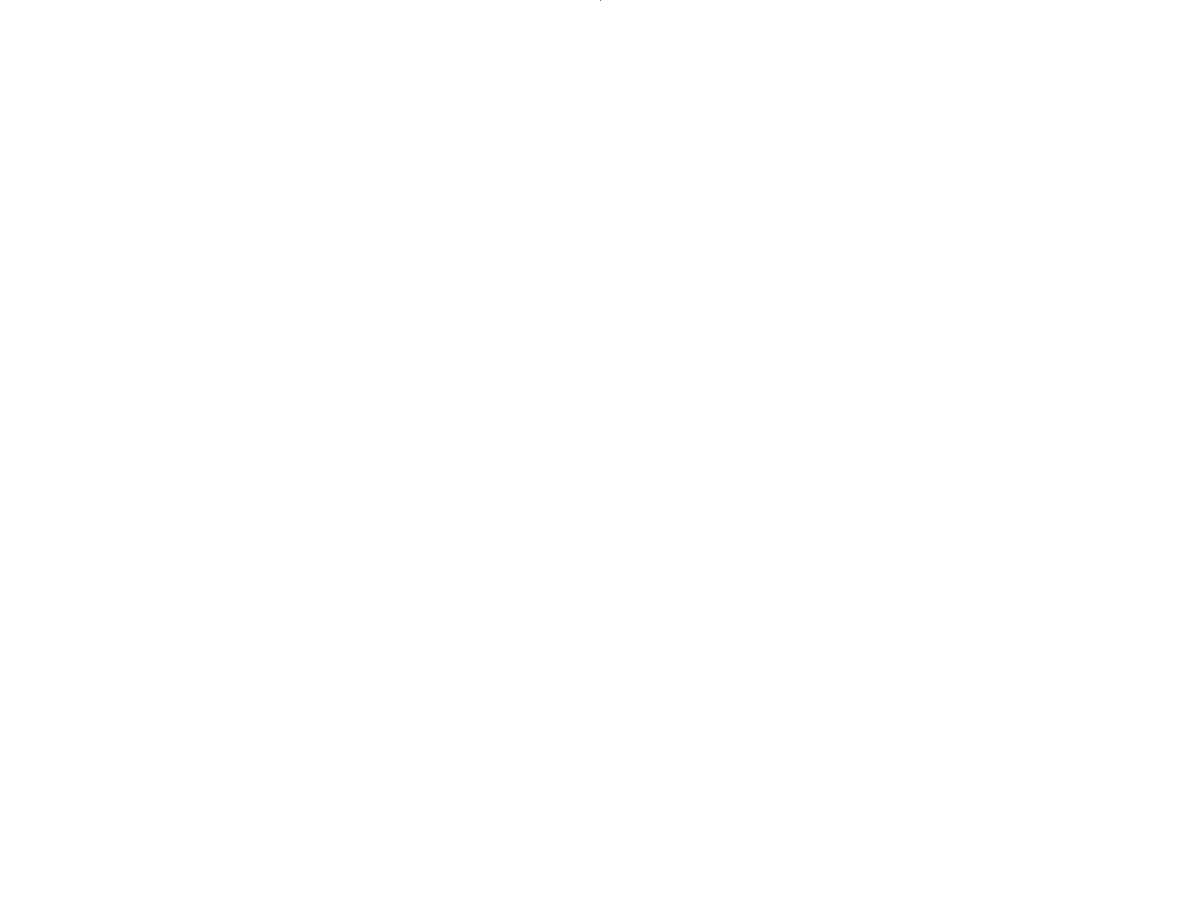
Frame 1 (no input)
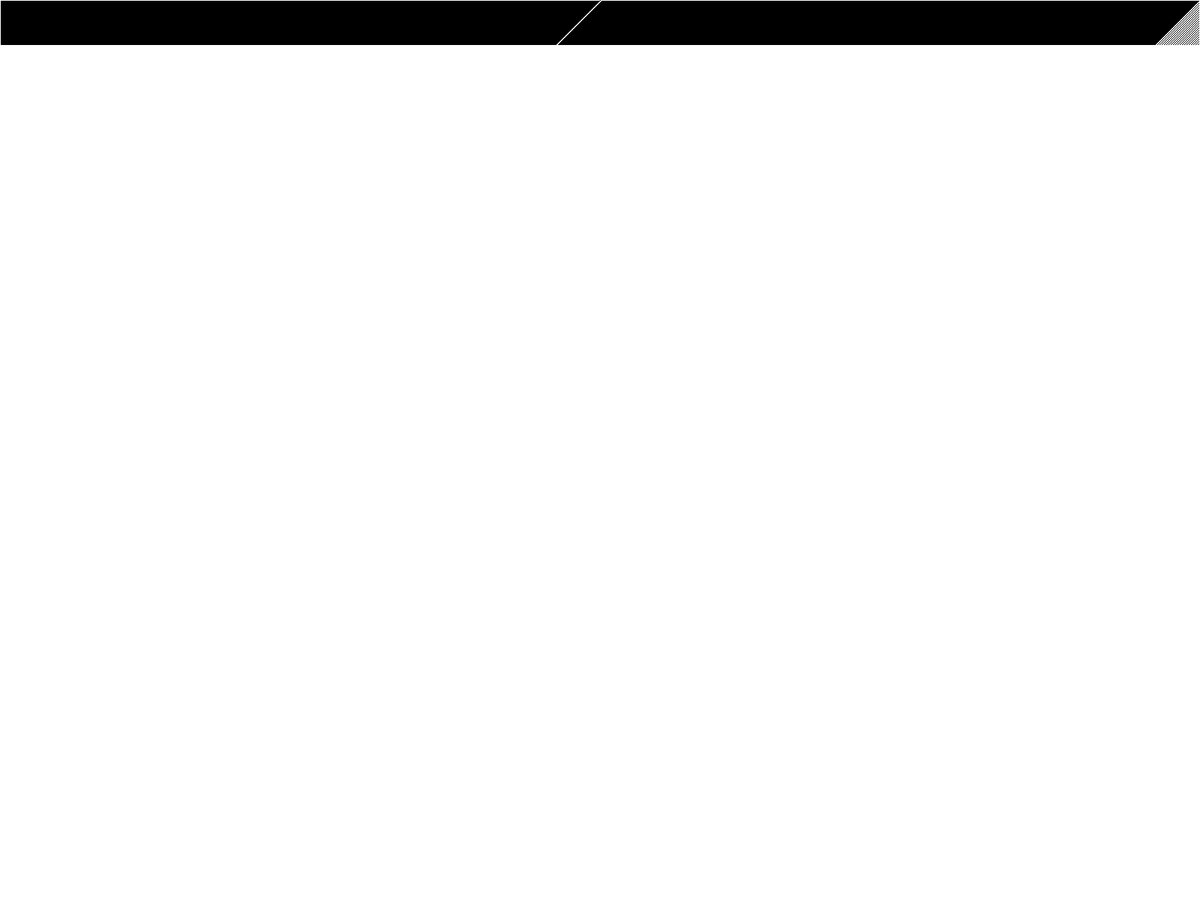
Frame 60 (the mouse pressed at the canvas centre just before this capture)
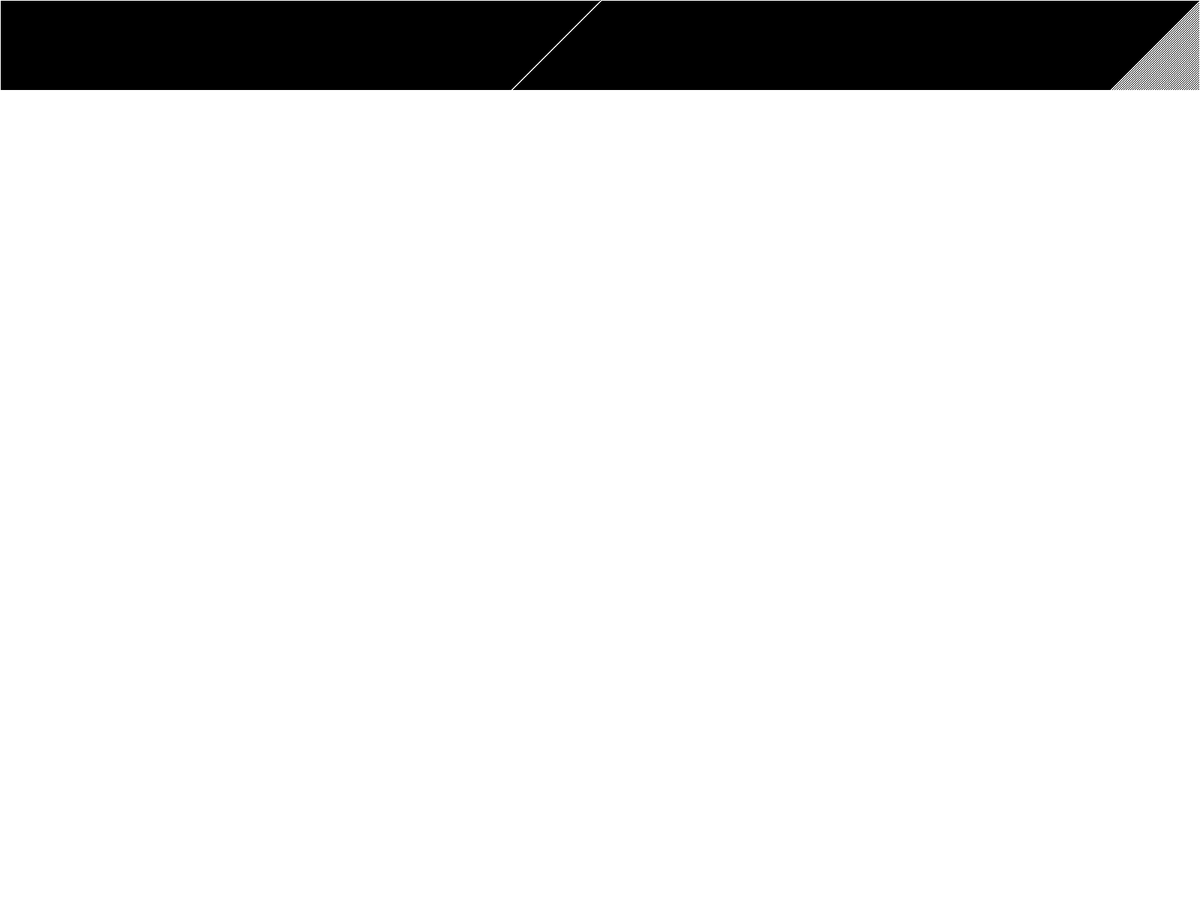
Frame 120 (the mouse held since frame 60 and released just before this capture)

The Processing sketch that drew these frames (run headless with seeded random() and noise(); from frame 60 on, the mouse is pressed at the canvas centre):

// Processing sketch: WolframCA_simple
// ── WolframCA_simple.pde
// Wolfram Cellular Automata
// Daniel Shiffman <http://www.shiffman.net>

// Simple demonstration of a Wolfram 1-dimensional cellular automata

CA ca;   // An instance object to describe the Wolfram basic Cellular Automata


void setup() {
  //size(800, 400);
  fullScreen();
  background(255);
  ca = new CA();                 // Initialize CA
}

void draw() {
  ca.display();    // Draw the CA
  if (ca.generation < height/ca.w) {
    ca.generate();
  }
}

// ── CA.pde


class CA {

  int[] cells;     // An array of 0s and 1s 
  int generation;  // How many generations?

  int[] ruleset = {1,0,1,0,1,0,1,1};     // An array to store the ruleset, for example {0,1,1,0,1,1,0,1}
  int w = 1;  // Dimensions of a cell

  CA() {
    cells = new int[width/w];
    for (int i = 0; i < cells.length; i++) {
      cells[i] = 0;
    }
    cells[cells.length/2] = 1;    // We arbitrarily start with just the middle cell having a state of "1"
    generation = 0;
  }

  // The process of creating the new generation
  void generate() {
    // First we create an empty array for the new values
    int[] nextgen = new int[cells.length];
    // For every spot, determine new state by examing current state, and neighbor states
    // Ignore edges that only have one neighor
    for (int i = 1; i < cells.length-1; i++) {
      int left = cells[i-1];   // Left neighbor state
      int me = cells[i];       // Current state
      int right = cells[i+1];  // Right neighbor state
      nextgen[i] = rules(left, me, right); // Compute next generation state based on ruleset
    }
    // The current generation is the new generation
    cells = nextgen;
    generation++;
  }

  // This is the easy part, just draw the cells, fill 255 for '1', fill 0 for '0'
  void display() {
    for (int i = 0; i < cells.length; i++) {
      if (cells[i] == 1) fill(0);
      else               fill(255);
      noStroke();
      rect(i*w, generation*w, w, w);
    }
  }

  // Implementing the  rules
  // Could be improved and made more concise, but here we can explicitly see what is going on for each case
  int rules (int a, int b, int c) {
    if (a == 1 && b == 1 && c == 1) return ruleset[0];
    if (a == 1 && b == 1 && c == 0) return ruleset[1];
    if (a == 1 && b == 0 && c == 1) return ruleset[2];
    if (a == 1 && b == 0 && c == 0) return ruleset[3];
    if (a == 0 && b == 1 && c == 1) return ruleset[4];
    if (a == 0 && b == 1 && c == 0) return ruleset[5];
    if (a == 0 && b == 0 && c == 1) return ruleset[6];
    if (a == 0 && b == 0 && c == 0) return ruleset[7];
    return 0;
  }
}
